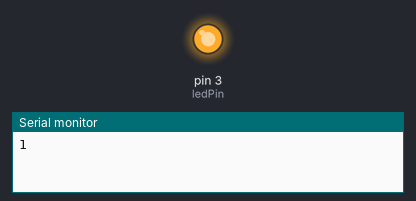
Recording of a sketch running on a simulated Arduino Mega 2560, built with avr-gcc and run on an emulated ATmega2560. Shown: output pins drawn as LEDs (lit = HIGH), the last lines printed to the serial monitor. Random numbers use the default seed unless the sketch sets one.

Above: at 0.1 s.
At 36.1 s:
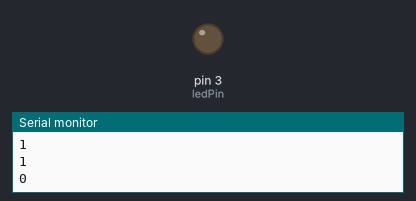
Timing chart, 0 to 37.6 s (numbered marks = the images above):
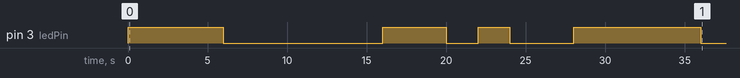

Measured:
- by itself, pin 3 (ledPin): LOW → HIGH at 0.00 s, → LOW 6.0 s later, → HIGH 10.0 s later, → LOW 4.0 s later, … (8 changes in this stretch)

The sketch:

MegaExV.ino
```cpp
//Mega Code
//Last Edited 24/03/2022
//Pins 3 and 4 ON, Rest of pins OFF to upload code to Mega
//With just pins 3,4 ON. Mega can talk to PC.
#include <ArduinoJson.h>//Uses it to send data
int randomNumber;
int ledPin = 3;
void setup() {
  // put your setup code here, to run once:
  Serial.begin(115200); //If you want to talk to PC
  Serial3.begin(115200); //Talk to ESP
  pinMode(ledPin, OUTPUT);
  digitalWrite(ledPin, LOW);
}

void loop() {
  // put your main code here, to run repeatedly:
  randomNumber = random(2);//generates random number from 0-1
  Serial.println(randomNumber);
  if(randomNumber == 0){
    digitalWrite(ledPin, LOW);
  }
  else{
    digitalWrite(ledPin, HIGH);
  }
  delay(1000);

//Send Over Serial and apply JSON
  StaticJsonDocument<200> doc;
  doc["rNumber"] = randomNumber;
  serializeJson(doc, Serial3);// sends to ESP
  delay(1000);


}
```
